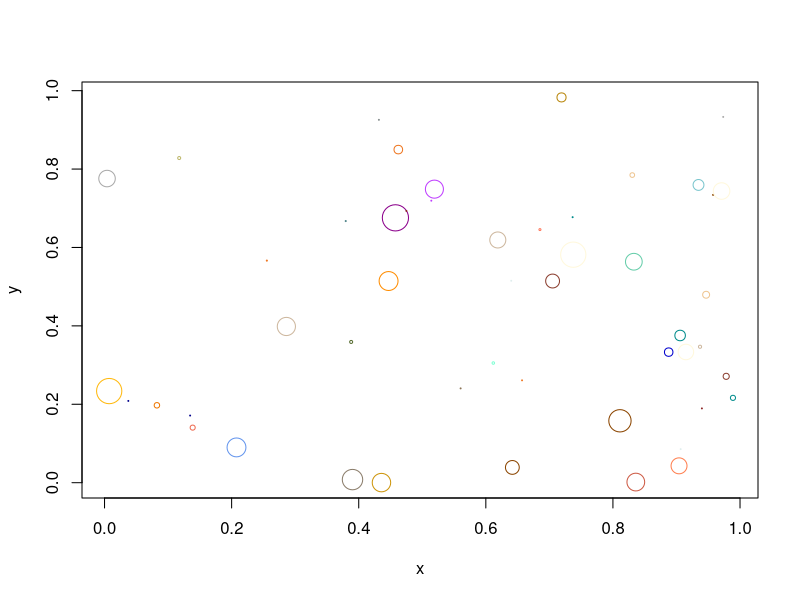

The R script that drew this image:
## ---- chunk 1
#| echo: fenced


3 + 4
## ---- chunk 2
#| echo: fenced


a = 5
## ---- chunk 3
#| echo: fenced


a
## ---- chunk 4
#| echo: fenced


# You don't have to understand what is going on in this cell
# it is only to show you how a static plot looks inside RMarkdown

set.seed(42)

N = 50
x = runif(N)
y = runif(N)
cols = round(runif(N) * 100)
area = (2 * runif(N))**2

plot(x, y, cex=area, col=colors()[cols])
